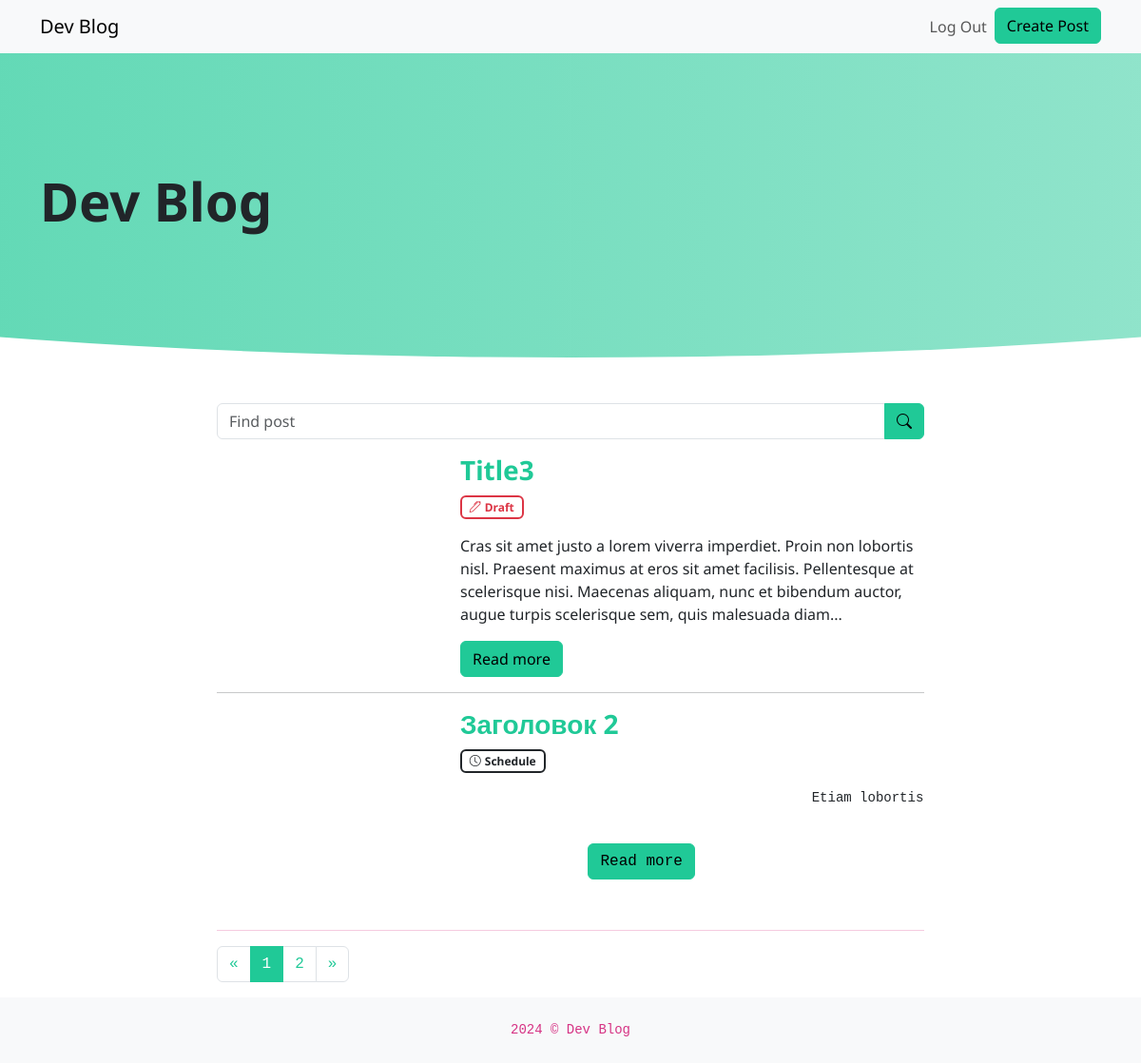
Page / (signed in) on the earlier database version.
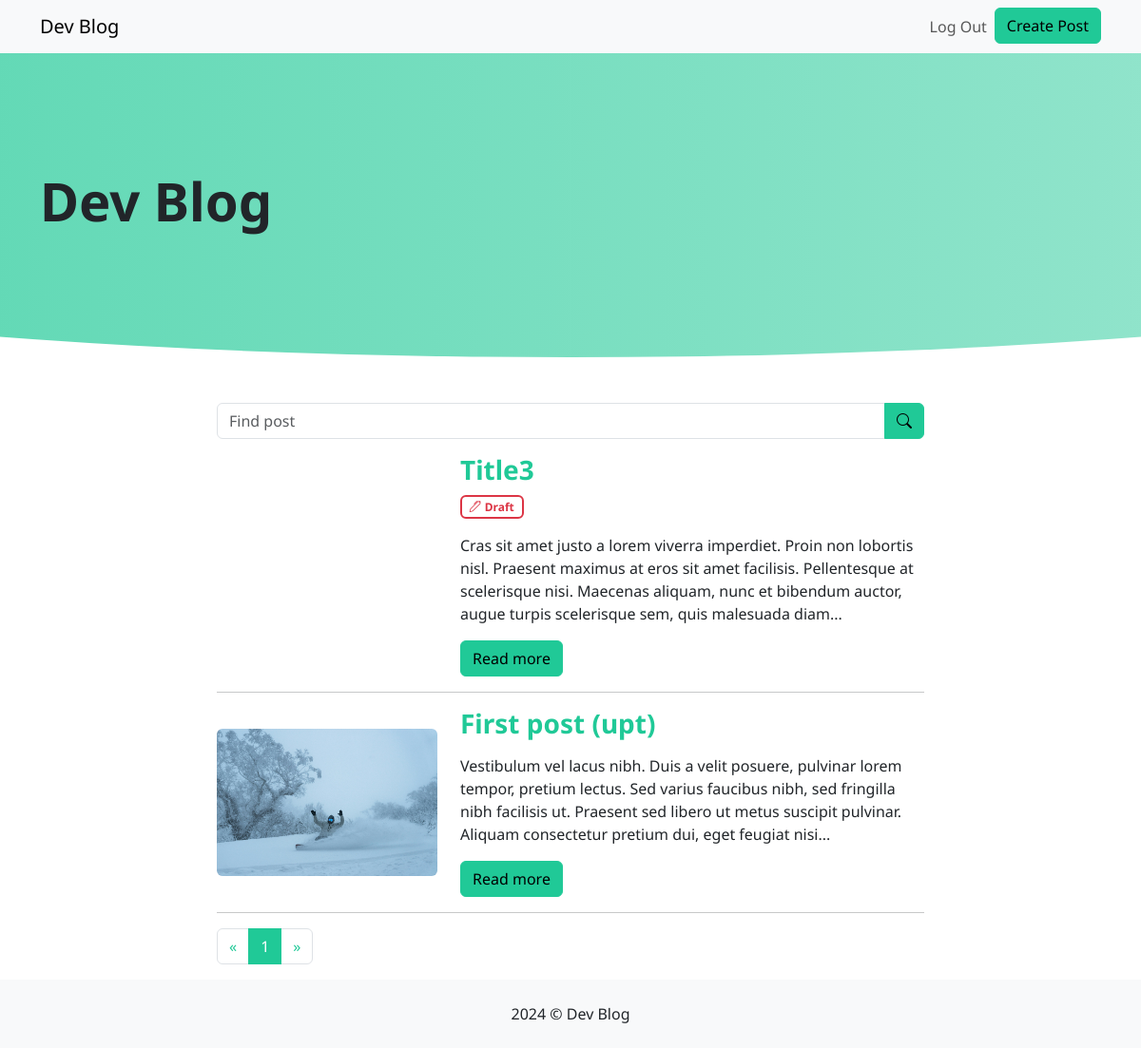
Same page on the later database version.
### tables this page shows
CREATE TABLE posts (
    id INTEGER PRIMARY KEY AUTOINCREMENT,
    title VARCHAR(255) NOT NULL,
    image VARCHAR(255) NOT NULL,
    slug VARCHAR(100) UNIQUE NOT NULL,
    body TEXT NOT NULL,
    publish DATE NULL,
    user_id INTEGER NOT NULL,
    FOREIGN KEY (user_id) REFERENCES users (id)
);

### app/blog/views.py (the view)
@bp.route('/')
def posts():
    db = get_db()
    q = request.args.get('q')  # get url params
    search_query = f"""--sql
            (title LIKE '%{q}%' OR body LIKE '%{q}%')"""
    query = """--sql
    SELECT * FROM posts WHERE publish <= '%s' AND publish != '' """ % datetime.now()
    count_query = query.replace('*', 'COUNT(*)')
    if q:  # modify queries for search
        query += f"""--sql
        AND {search_query}"""
        count_query += f"""--sql
        AND {search_query}"""
    if g.user and g.user['is_admin']:
        query = """--sql
        SELECT * FROM posts """
        count_query = query.replace('*', 'COUNT(*)')
        if q:  # modify admin user post queries for search
            query += f"""--sql
            WHERE {search_query}"""
            count_query += f"""--sql
            WHERE {search_query}"""
    page = request.args.get('page') or 1
    count = db.execute(count_query).fetchone()[0]
    paginate = pagination(count, int(page))
    query += """--sql
    ORDER BY id DESC LIMIT %s OFFSET %s""" % (paginate['per_page'], paginate['offset'])
    posts_list = db.execute(query).fetchall()
    return render_template('index.html', posts=posts_list, paginate=paginate, now=datetime.now().date())

### app/blog/utils.py (called while the page is built)
def pagination(count, page, per_page=2):
    page_no = ceil(count / per_page)
    offset = (page - 1) * per_page
    next_page = page + 1
    prev_page = page - 1
    return {
        'per_page': per_page,
        'offset': offset,
        'pages': list(range(1, page_no + 1)),
        'page': page,
        'page_no': page_no,
        'next_page': next_page,
        'prev_page': prev_page
    }

### app/blog/views.py (called while the page is built)
@bp.app_template_filter('markdown')
def convert_markdown(content):
    return markdown.markdown(content)

### app/db.py (called while the page is built)
def get_db():
    if 'db' not in g:
        g.db = sqlite3.connect(
            current_app.config['DATABASE'],
            detect_types=sqlite3.PARSE_DECLTYPES
        )
        g.db.row_factory = sqlite3.Row
    return g.db

### app/users/views.py (called while the page is built)
@bp.before_app_request
def load_logged_in_user():
    user_id = session.get('user_id')
    if user_id is None:
        g.user = None
    else:
        db = get_db()
        user = db.execute("""--sql
        SELECT * FROM users WHERE id = ?""", (user_id,)).fetchone()
        g.user = user

### app/templates/index.html
{% extends "layout.html" %}
{% block content %}
<div class="container">
    <div class="col-md-8 offset-md-2">
        <form action="" method="get">
            <div class="input-group mb-3">
                <input type="text" name="q" id="q" class="form-control" placeholder="Find post" value="{{ request.args.q }}">
                <button class="btn btn-primary" type="submit"><i class="bi bi-search"></i></button>
            </div>
        </form>
    </div>
    <div class="col-md-8 offset-md-2">
        {% for post in posts %}
        <div class="row align-items-center">
            <div class="col-md-4">
                <img src="{{ url_for('uploads', filename=post.image) }}" alt="" class="img-fluid rounded">
            </div>
            <div class="col-md-8">
                <h3>
                    <a href="{{ url_for('blog.post_detail', slug=post.slug) }}" class="text-decoration-none fw-bold">{{ post.title }}</a>
                </h3>
                {% if not post.publish %}
                    <div class="badge text-danger border border-danger border-2"><i class="bi bi-pen me-1"></i>Draft</div>
                {% else %}
                    {% if post.publish > now %}
                        <div class="badge text-dark border border-dark border-2"><i class="bi bi-clock me-1"></i>Schedule</div>
                    {% endif %}
                {% endif %}
                <p>{{ post.body|markdown|safe|truncate }}</p>
                <a href="{{ url_for('blog.post_detail', slug=post.slug) }}" class="btn btn-primary">Read more</a>
            </div>
        </div>
            <hr>
        {% endfor %}
        <nav aria-label="Page navigation">
          <ul class="pagination">
            <li class="page-item">
              <a class="page-link" href="{{ request.path }}?page={{ paginate.prev_page }}{% if request.args.q %}&q={{ request.args.q }}{% endif %}" aria-label="Previous">
                <span aria-hidden="true">&laquo;</span>
              </a>
            </li>
              {% for page in paginate.pages %}
            <li class="page-item"><a class="page-link {% if page == paginate.page %}active{% endif %}" href="{{ request.path }}?page={{ page }}{% if request.args.q %}&q={{ request.args.q }}{% endif %}">{{ page }}</a></li>
              {% endfor %}
            <li class="page-item">
              <a class="page-link" href="{{ request.path }}?page={{ paginate.next_page }}{% if request.args.q %}&q={{ request.args.q }}{% endif %}" aria-label="Next">
                <span aria-hidden="true">&raquo;</span>
              </a>
            </li>
          </ul>
        </nav>
    </div>
</div>
{% endblock content %}

### app/templates/layout.html (shortened to what this page needs)
<!doctype html>
<html lang="en">
<head>
    <link rel="stylesheet" href="{{ url_for('static', filename='index.css') }}">
    <link rel="stylesheet" href="{{ url_for('static', filename='app.css') }}">
</head>
<body>
    <nav class="navbar navbar-expand-lg bg-body-tertiary">
      <div class="container">
        <a class="navbar-brand" href="{{ url_for('blog.posts') }}">Dev Blog</a>
        <div class="collapse navbar-collapse" id="navbarNav">
          <ul class="navbar-nav ms-auto">
            {% if g.user %}
              <li class="nav-item">
                <a class="nav-link" href="{{ url_for('users.logout') }}">Log Out</a>
              </li>
                {% if post and g.user['is_admin'] %}
                    <li class="nav-item">
                      <a class="btn btn-warning" href="{{ url_for('blog.post_update', slug=post.slug) }}">Edit Post</a>
                    </li>
                {% elif g.user['is_admin'] %}
                    <li class="nav-item">
                      <a class="btn btn-primary" href="{{ url_for('blog.post_create') }}">Create Post</a>
                    </li>
                {% endif %}
              {% endif %}
          </ul>
        </div>
      </div>
    </nav>
    <div class="header d-flex align-items-center mb-3 mb-md-5">
        <div class="container">
            <h1 class="display-4 fw-bold">
                {% block page_header %}
                    Dev Blog
                {% endblock page_header %}</h1>
        </div>
    </div>
    {% block content %}
    {% endblock content %}
    <footer class="p-4 bg-light text-center">
        <div>2024 &copy; Dev Blog</div>
    </footer>
</body>
</html>

### app/static/app.css (style rules this page uses)
body { font-family: 'Noto Sans', 'Lucida Sans', 'Lucida Sans Regular', 'Lucida Sans Grande', 'Lucida Sans Unicode', Geneva, Verdana, sans-serif; }
.header { height: 40vh; position: relative; overflow: hidden; background: transparent; z-index: 1; }
.header::before { content: ''; position: absolute; top: 0; left: -50%; width: 200%; height: 100%; border-bottom-left-radius: 50%; border-bottom-right-radius: 50%; background: linear-gradient(to left, #a6e9d5, #4dd4ac); z-index: -1; }

Differences in the rows shown:
removed posts: title "Заголовок 2", publish "2024-03-21" (drawn), body "Etiam lobortis…"
now on this page (row edited): posts: image (picture), title "First post (upt)", body "Vestibulum vel lacus nibh. Duis a velit posuere, pulvinar lorem tempor, pretium lectus. Sed varius faucibus nibh, sed fringilla nibh facilisis ut. Praesent sed libero ut metus suscipit pulvinar. Aliquam consectetur pretium dui, eget feugiat nisi..."
Other differences:
list line gone: "2"
